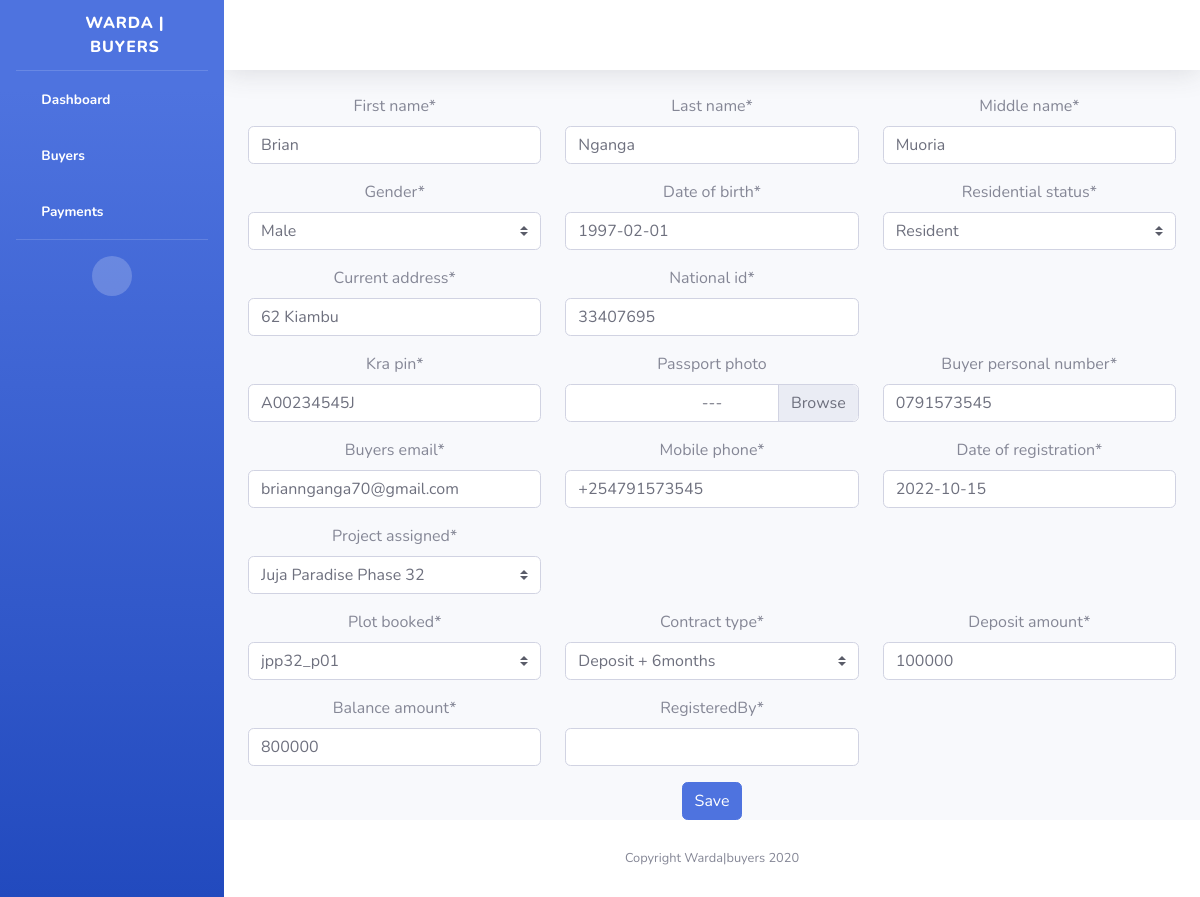
Before: /buyers/1/edit/ with the older database file.
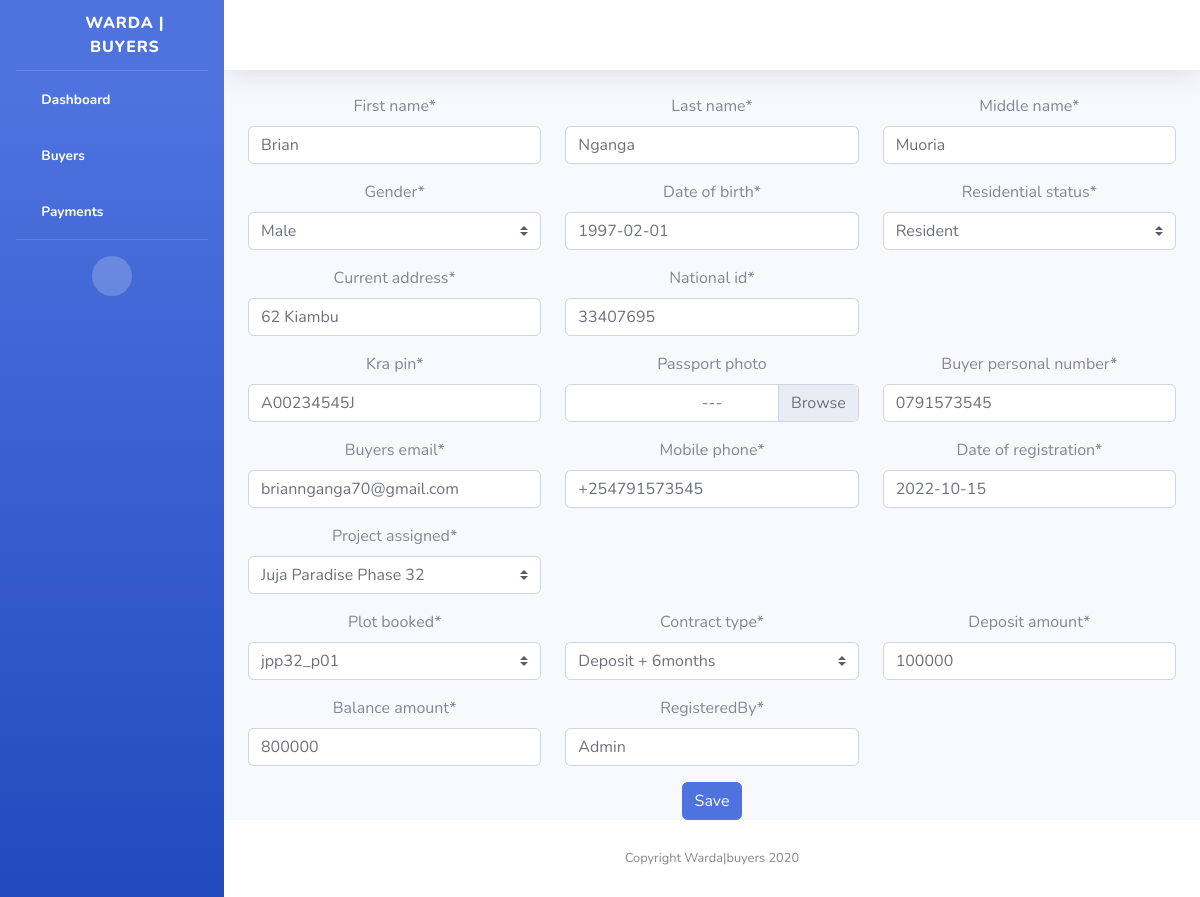
After: the same page with the newer database file.
### buyers/models.py (models this page shows, shortened)
class BuyerInfo(models.Model):
    GENDER_OPTIONS =(
        ("M","Male"),
        ("F","Female"),
        ("O","Other")
    )
    RESIDENTIAL_OPTIONS = (
        ('R','Resident'),
        ("NR","Non-Resident")
    )
    PAYMENT_CONTRACT = (
        ("Deposit + 3months","Deposit + 3months"),
        ("Deposit + 6months","Deposit + 6months"),
        ("Deposit + 12months","Deposit + 12months"),
        ("Deposit + 24months","Deposit + 24months"),
        ("OT","OT")
    )
    first_name = models.CharField(max_length=255, null=True)
    middle_name = models.CharField(max_length=255, null=True)
    last_name = models.CharField(max_length=255, null=True)
    gender = models.CharField(max_length=1, choices=GENDER_OPTIONS, null=True)
    residential_status = models.CharField(max_length=2, choices=RESIDENTIAL_OPTIONS, null=True)
    current_address = models.CharField(max_length=100, null=True)
    national_id = models.CharField(max_length=10, unique=True, null=True)
    date_of_birth = models.DateField(null=True)
    kra_pin = models.CharField(max_length=11, unique=True, null=True)
    passport_photo = models.ImageField(blank=True, null=True)
    buyer_personal_number = models.CharField(max_length=50, null=True)
    buyers_email = models.EmailField(unique=True, null=True)
    mobile_phone = models.CharField(max_length=15, null=True)
    date_of_registration = models.DateField(null=True)
    project_assigned = models.ForeignKey(Plot, on_delete=models.CASCADE)
    plot_booked = models.ForeignKey(Plot_Number, on_delete=models.CASCADE)
    contract_type = models.CharField(choices=PAYMENT_CONTRACT, max_length=100, null=True)
    deposit_amount = models.IntegerField(null=True)
    balance_amount = models.IntegerField( null=True)
    registeredBy = models.CharField(max_length=15, null=True)

### buyers/views.py (the view)
# urls.py: path('buyers/<int:buyer_id>/edit/', views.buyer_update, name='buyer_update'),
def buyer_update(request, buyer_id):
    buyer = BuyerInfo.objects.get(id=buyer_id)
    if request.method == 'POST':
        form = BuyersForm(request.POST, instance=buyer, files=request.FILES)
        if form.is_valid():
            form.save()
            messages.success(request, "buyer updated successfully")
            return redirect("/buyers")
        else:
            messages.error(request, "error updating the buyer")
    else:
        form = BuyersForm(instance=buyer)
    return render(request, 'buyers/buyer_update_form.html', {'buyer': buyer, 'buyer_form': form})

### plots/models.py (called while the page is built)
    def __str__(self):
        return self.projectName

    def __str__(self):
        return self.plotNumber

### templates/buyers/buyer_update_form.html (shortened to what this page needs)
{% extends 'base2.html' %}
{% load bootstrap4 %}
{% load static %}
{% block content %}
{% load crispy_forms_tags %}
<div class="container container-fluid">
    <div class="text-center">
        <form method="POST" enctype="multipart/form-data" class="post-form">
            {% crispy buyer_form %}
        </form>
    </div>
</div>
{% endblock %}

Changed rows visible on the page:
changed BuyerInfo "Brian": registeredBy (not shown) → "Admin"
